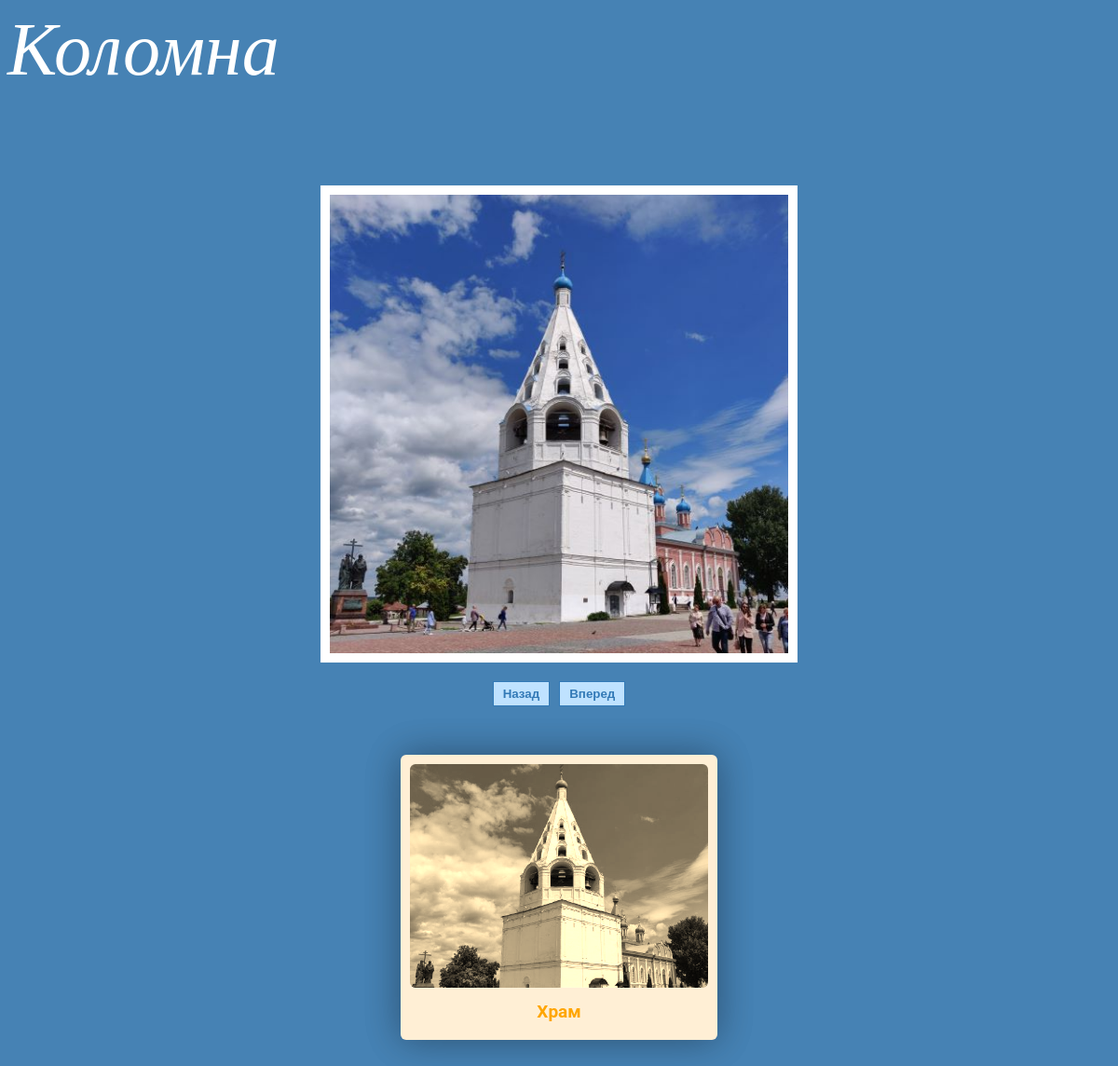
The page /5 on the database its author committed.
### traveling/models.py (models this page shows, shortened)
class City(models.Model):
    title = models.CharField(max_length=100)
    description = models.CharField(max_length=250)
    image = models.ImageField(upload_to='traveling/image')
    url = models.URLField(blank=True)

### detalsity/models.py (models this page shows, shortened)
class Detalsity(models.Model):
    title = models.CharField(max_length=200)
    description = models.TextField()
    date = models.DateField()
    owner = models.ForeignKey(City, on_delete=models.PROTECT, null=True)
    image = models.ImageField(upload_to='detalsity/image')

### traveling/views.py (the view)
# urls.py: path('<int:city_id>', views.fotosity, name='fotosity'),
def fotosity(request, city_id):
    city = get_object_or_404(City, pk=city_id)
    foto = Detalsity.objects.filter(owner_id=city_id)
    return render(request, 'traveling/fotosity.html', {'city':city, 'fotos':foto,})

### traveling/templatetags/templatetags.py (called while the page is built)
@register.simple_tag
def defcaunter(val=0):
    vals = int(val) + 1
    return vals

### traveling/templates/traveling/fotosity.html (shortened to what this page needs)
<!DOCTYPE html">
{% load static %}
{% load templatetags %}
    <html lang="en" >
        <head>
            <link href="{% static 'traveling/css/slider.css' %}" rel="stylesheet" type="text/css" />
        </head>
        <body bgcolor="#4682B4">
            <p class="headding">{{ city.title }}</p>
            <div class="carousel-3d" data-gap="30">
                <figure>
                  {% for foto in fotos %}
                    <div><a href="#any"><img src="{{ foto.image.url }}" alt="{{ foto.title }}"/></a></div>
                  {% endfor %}
                </figure>
                <nav>
                    <button class="nav prev">Назад</button>
                    <button class="nav next">Вперед</button>
                </nav>
            </div>
            <div class="kontainer">
            <div class="stcard-container">
              {% defcaunter 0 as caunter %}
              {% for foto in fotos %}
                  <div class="stcard">
                    <img id="img{{caunter}}" class="demo cursor" src="{{ foto.image.url }}" style="width:100%" onclick="currentSlide({{caunter}})" alt="{{ foto.title }}">
                    <div class="stcard-title">{{ foto.title }}</div>
                  </div>
                  {% defcaunter caunter as caunter %}
              {% endfor %}
            </div>
          </div>
        </body>
    </html>

### traveling/static/traveling/css/slider.css (style rules this page uses)
.headding { font-style: italic; color: #FFF; font-size: 80px; }
.kontainer { position: relative; margin: 1% 5% 1% 5%; }
.carousel-3d { padding: 20px; -webkit-perspective: 500px; perspective: 500px; display: flex; flex-direction: column; align-items: center; overflow: hidden; }
.carousel-3d > * { flex: 0 0 auto; }
.carousel-3d figure { margin: 0; width: 50%; -webkit-transform-style: preserve-3d; transform-style: preserve-3d; transition: -webkit-transform 0.5s; transition: transform 0.5s; transition: transform 0.5s, -webkit-transform 0.5s; }
.carousel-3d figure img, .carousel-3d figure div { width: 100%; box-sizing: border-box; padding: 0; }
.carousel-3d figure img { user-select: none; border: 10px solid #FFF; }
.carousel-3d nav { display: flex; justify-content: center; margin: 20px 0 0; }
.carousel-3d nav button { flex: 0 0 auto; margin: 0 5px; cursor: pointer; color: #337AB7; background: #BFE2FF; border: 1px solid #337AB7; padding: 5px 10px; font-weight: bold; transition: all .3s ease; }
.stcard-container { display: flex; justify-content: center; flex-wrap: wrap; padding: 20px 0; }
.stcard { display: flex; flex-direction: column; padding: 10px; background: #FFEFD5; box-shadow: 0 0 40px rgba(0, 0, 0, 0.2), 0 0 40px rgba(0, 0, 0, 0.2); border-radius: 6px; flex: 1 0 30%; max-width: 30%; align-self: center; }
.stcard img { width: 100%; aspect-ratio: 12/9; object-fit: cover; border-radius: 6px; filter: sepia(100%); transition: filter 0.5s; margin-bottom: 10px; }
.stcard .stcard-title { margin: 6px 10px 10px; font-family: 'Roboto', sans-serif; font-weight: bold; font-size: 19px; line-height: 1.1; color: #FFA500; text-align: center; }

### rows shown on the page
City: title "Коломна"
Detalsity: image (picture), title "Храм"
